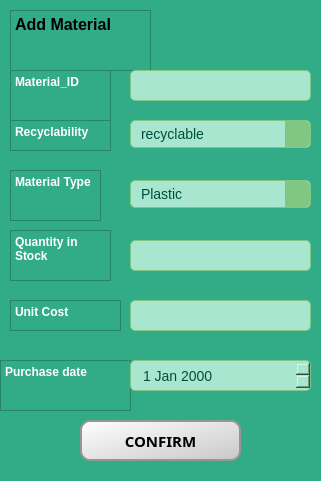
       <widget class="QFrame" name="frame">
        <property name="geometry">
         <rect>
          <x>10</x>
          <y>220</y>
          <width>321</width>
          <height>481</height>
         </rect>
        </property>
        <property name="autoFillBackground">
         <bool>false</bool>
        </property>
        <property name="styleSheet">
         <string notr="true">background-color: rgb(255, 255, 255);
background-color: rgb(50, 171, 135);</string>
        </property>
        <property name="frameShape">
         <enum>QFrame::Shape::NoFrame</enum>
        </property>
        <widget class="QTextEdit" name="textEdit_9">
         <property name="geometry">
          <rect>
           <x>10</x>
           <y>10</y>
           <width>141</width>
           <height>61</height>
          </rect>
         </property>
         <property name="autoFillBackground">
          <bool>true</bool>
         </property>
         <property name="html">
          <string>&lt;!DOCTYPE HTML PUBLIC &quot;-//W3C//DTD HTML 4.0//EN&quot; &quot;http://www.w3.org/TR/REC-html40/strict.dtd&quot;&gt;
&lt;html&gt;&lt;head&gt;&lt;meta name=&quot;qrichtext&quot; content=&quot;1&quot; /&gt;&lt;meta charset=&quot;utf-8&quot; /&gt;&lt;style type=&quot;text/css&quot;&gt;
p, li { white-space: pre-wrap; }
hr { height: 1px; border-width: 0; }
li.unchecked::marker { content: &quot;\2610&quot;; }
li.checked::marker { content: &quot;\2612&quot;; }
&lt;/style&gt;&lt;/head&gt;&lt;body style=&quot; font-family:'Segoe UI'; font-size:9pt; font-weight:400; font-style:normal;&quot;&gt;
&lt;p style=&quot; margin-top:0px; margin-bottom:0px; margin-left:0px; margin-right:0px; -qt-block-indent:0; text-indent:0px;&quot;&gt;&lt;span style=&quot; font-size:12pt; font-weight:700; color:#000000;&quot;&gt;Add Material&lt;/span&gt;&lt;/p&gt;&lt;/body&gt;&lt;/html&gt;</string>
         </property>
        </widget>
        <widget class="QTextEdit" name="textEdit_10">
         <property name="geometry">
          <rect>
           <x>10</x>
           <y>230</y>
           <width>101</width>
           <height>51</height>
          </rect>
         </property>
         <property name="autoFillBackground">
          <bool>true</bool>
         </property>
         <property name="html">
          <string>&lt;!DOCTYPE HTML PUBLIC &quot;-//W3C//DTD HTML 4.0//EN&quot; &quot;http://www.w3.org/TR/REC-html40/strict.dtd&quot;&gt;
&lt;html&gt;&lt;head&gt;&lt;meta name=&quot;qrichtext&quot; content=&quot;1&quot; /&gt;&lt;meta charset=&quot;utf-8&quot; /&gt;&lt;style type=&quot;text/css&quot;&gt;
p, li { white-space: pre-wrap; }
hr { height: 1px; border-width: 0; }
li.unchecked::marker { content: &quot;\2610&quot;; }
li.checked::marker { content: &quot;\2612&quot;; }
&lt;/style&gt;&lt;/head&gt;&lt;body style=&quot; font-family:'Segoe UI'; font-size:9pt; font-weight:400; font-style:normal;&quot;&gt;
&lt;p style=&quot; margin-top:0px; margin-bottom:0px; margin-left:0px; margin-right:0px; -qt-block-indent:0; text-indent:0px;&quot;&gt;&lt;span style=&quot; font-weight:700; color:#ffffff;&quot;&gt;Quantity in Stock&lt;/span&gt;&lt;/p&gt;&lt;/body&gt;&lt;/html&gt;</string>
         </property>
        </widget>
        <widget class="QTextEdit" name="textEdit_11">
         <property name="geometry">
          <rect>
           <x>10</x>
           <y>120</y>
           <width>101</width>
           <height>31</height>
          </rect>
         </property>
         <property name="autoFillBackground">
          <bool>true</bool>
         </property>
         <property name="html">
          <string>&lt;!DOCTYPE HTML PUBLIC &quot;-//W3C//DTD HTML 4.0//EN&quot; &quot;http://www.w3.org/TR/REC-html40/strict.dtd&quot;&gt;
&lt;html&gt;&lt;head&gt;&lt;meta name=&quot;qrichtext&quot; content=&quot;1&quot; /&gt;&lt;meta charset=&quot;utf-8&quot; /&gt;&lt;style type=&quot;text/css&quot;&gt;
p, li { white-space: pre-wrap; }
hr { height: 1px; border-width: 0; }
li.unchecked::marker { content: &quot;\2610&quot;; }
li.checked::marker { content: &quot;\2612&quot;; }
&lt;/style&gt;&lt;/head&gt;&lt;body style=&quot; font-family:'Segoe UI'; font-size:9pt; font-weight:400; font-style:normal;&quot;&gt;
&lt;p style=&quot; margin-top:0px; margin-bottom:0px; margin-left:0px; margin-right:0px; -qt-block-indent:0; text-indent:0px;&quot;&gt;&lt;span style=&quot; font-weight:700; color:#ffffff;&quot;&gt;Recyclability&lt;/span&gt;&lt;/p&gt;&lt;/body&gt;&lt;/html&gt;</string>
         </property>
        </widget>
        <widget class="QTextEdit" name="textEdit_12">
         <property name="geometry">
          <rect>
           <x>10</x>
           <y>170</y>
           <width>91</width>
           <height>51</height>
          </rect>
         </property>
         <property name="autoFillBackground">
          <bool>true</bool>
         </property>
         <property name="html">
          <string>&lt;!DOCTYPE HTML PUBLIC &quot;-//W3C//DTD HTML 4.0//EN&quot; &quot;http://www.w3.org/TR/REC-html40/strict.dtd&quot;&gt;
&lt;html&gt;&lt;head&gt;&lt;meta name=&quot;qrichtext&quot; content=&quot;1&quot; /&gt;&lt;meta charset=&quot;utf-8&quot; /&gt;&lt;style type=&quot;text/css&quot;&gt;
p, li { white-space: pre-wrap; }
hr { height: 1px; border-width: 0; }
li.unchecked::marker { content: &quot;\2610&quot;; }
li.checked::marker { content: &quot;\2612&quot;; }
&lt;/style&gt;&lt;/head&gt;&lt;body style=&quot; font-family:'Segoe UI'; font-size:9pt; font-weight:400; font-style:normal;&quot;&gt;
&lt;p style=&quot; margin-top:0px; margin-bottom:0px; margin-left:0px; margin-right:0px; -qt-block-indent:0; text-indent:0px;&quot;&gt;&lt;span style=&quot; font-weight:700; color:#ffffff;&quot;&gt;Material Type&lt;/span&gt;&lt;/p&gt;&lt;/body&gt;&lt;/html&gt;</string>
         </property>
        </widget>
        <widget class="QTextEdit" name="textEdit_13">
         <property name="geometry">
          <rect>
           <x>10</x>
           <y>300</y>
           <width>111</width>
           <height>31</height>
          </rect>
         </property>
         <property name="autoFillBackground">
          <bool>true</bool>
         </property>
         <property name="html">
          <string>&lt;!DOCTYPE HTML PUBLIC &quot;-//W3C//DTD HTML 4.0//EN&quot; &quot;http://www.w3.org/TR/REC-html40/strict.dtd&quot;&gt;
&lt;html&gt;&lt;head&gt;&lt;meta name=&quot;qrichtext&quot; content=&quot;1&quot; /&gt;&lt;meta charset=&quot;utf-8&quot; /&gt;&lt;style type=&quot;text/css&quot;&gt;
p, li { white-space: pre-wrap; }
hr { height: 1px; border-width: 0; }
li.unchecked::marker { content: &quot;\2610&quot;; }
li.checked::marker { content: &quot;\2612&quot;; }
&lt;/style&gt;&lt;/head&gt;&lt;body style=&quot; font-family:'Segoe UI'; font-size:9pt; font-weight:400; font-style:normal;&quot;&gt;
&lt;p style=&quot; margin-top:0px; margin-bottom:0px; margin-left:0px; margin-right:0px; -qt-block-indent:0; text-indent:0px;&quot;&gt;&lt;span style=&quot; font-weight:700; color:#ffffff;&quot;&gt;Unit Cost&lt;/span&gt;&lt;/p&gt;&lt;/body&gt;&lt;/html&gt;</string>
         </property>
        </widget>
        <widget class="QTextEdit" name="textEdit_16">
         <property name="geometry">
          <rect>
           <x>0</x>
           <y>360</y>
           <width>131</width>
           <height>51</height>
          </rect>
         </property>
         <property name="autoFillBackground">
          <bool>true</bool>
         </property>
         <property name="html">
          <string>&lt;!DOCTYPE HTML PUBLIC &quot;-//W3C//DTD HTML 4.0//EN&quot; &quot;http://www.w3.org/TR/REC-html40/strict.dtd&quot;&gt;
&lt;html&gt;&lt;head&gt;&lt;meta name=&quot;qrichtext&quot; content=&quot;1&quot; /&gt;&lt;meta charset=&quot;utf-8&quot; /&gt;&lt;style type=&quot;text/css&quot;&gt;
p, li { white-space: pre-wrap; }
hr { height: 1px; border-width: 0; }
li.unchecked::marker { content: &quot;\2610&quot;; }
li.checked::marker { content: &quot;\2612&quot;; }
&lt;/style&gt;&lt;/head&gt;&lt;body style=&quot; font-family:'Segoe UI'; font-size:9pt; font-weight:400; font-style:normal;&quot;&gt;
&lt;p style=&quot; margin-top:0px; margin-bottom:0px; margin-left:0px; margin-right:0px; -qt-block-indent:0; text-indent:0px;&quot;&gt;&lt;span style=&quot; font-weight:700; color:#ffffff;&quot;&gt;Purchase date&lt;/span&gt;&lt;/p&gt;&lt;/body&gt;&lt;/html&gt;</string>
         </property>
        </widget>
        <widget class="QLineEdit" name="lineEdit_3">
         <property name="geometry">
          <rect>
           <x>130</x>
           <y>240</y>
           <width>181</width>
           <height>31</height>
          </rect>
         </property>
         <property name="autoFillBackground">
          <bool>false</bool>
         </property>
         <property name="styleSheet">
          <string notr="true">/* Style général pour le QLineEdit */
QLineEdit {
    background-color: #A8E6CF;             /* Vert menthe doux pour l'arrière-plan */
    color: #004D40;                        /* Texte en vert foncé */
    border: 1px solid #81C784;             /* Bordure vert doux */
    border-radius: 5px;                    /* Coins arrondis */
    padding: 5px 10px;                     /* Espacement interne pour le texte */
    font-size: 14px;                       /* Taille de la police */
}

/* Effet de survol */
QLineEdit:hover {
    background-color: #98DBC6;             /* Vert menthe légèrement plus foncé au survol */
    border: 1px solid #388E3C;             /* Bordure plus foncée au survol */
}

/* Style du texte de remplacement (placeholder) */
QLineEdit::placeholder {
    color: #66BB6A;                        /* Texte placeholder en vert clair */
    font-style: italic;                    /* Italique pour le texte placeholder */
}
</string>
         </property>
        </widget>
        <widget class="QLineEdit" name="lineEdit_5">
         <property name="geometry">
          <rect>
           <x>130</x>
           <y>300</y>
           <width>181</width>
           <height>31</height>
          </rect>
         </property>
         <property name="autoFillBackground">
          <bool>false</bool>
         </property>
         <property name="styleSheet">
          <string notr="true">/* Style général pour le QLineEdit */
QLineEdit {
    background-color: #A8E6CF;             /* Vert menthe doux pour l'arrière-plan */
    color: #004D40;                        /* Texte en vert foncé */
    border: 1px solid #81C784;             /* Bordure vert doux */
    border-radius: 5px;                    /* Coins arrondis */
    padding: 5px 10px;                     /* Espacement interne pour le texte */
    font-size: 14px;                       /* Taille de la police */
}

/* Effet de survol */
QLineEdit:hover {
    background-color: #98DBC6;             /* Vert menthe légèrement plus foncé au survol */
    border: 1px solid #388E3C;             /* Bordure plus foncée au survol */
}

/* Style du texte de remplacement (placeholder) */
QLineEdit::placeholder {
    color: #66BB6A;                        /* Texte placeholder en vert clair */
    font-style: italic;                    /* Italique pour le texte placeholder */
}
</string>
         </property>
        </widget>
        <widget class="QLineEdit" name="lineEdit_6">
         <property name="geometry">
          <rect>
           <x>130</x>
           <y>70</y>
           <width>181</width>
           <height>31</height>
          </rect>
         </property>
         <property name="autoFillBackground">
          <bool>false</bool>
         </property>
         <property name="styleSheet">
          <string notr="true">/* Style général pour le QLineEdit */
QLineEdit {
    background-color: #A8E6CF;             /* Vert menthe doux pour l'arrière-plan */
    color: #004D40;                        /* Texte en vert foncé */
    border: 1px solid #81C784;             /* Bordure vert doux */
    border-radius: 5px;                    /* Coins arrondis */
    padding: 5px 10px;                     /* Espacement interne pour le texte */
    font-size: 14px;                       /* Taille de la police */
}

/* Effet de survol */
QLineEdit:hover {
    background-color: #98DBC6;             /* Vert menthe légèrement plus foncé au survol */
    border: 1px solid #388E3C;             /* Bordure plus foncée au survol */
}

/* Style du texte de remplacement (placeholder) */
QLineEdit::placeholder {
    color: #66BB6A;                        /* Texte placeholder en vert clair */
    font-style: italic;                    /* Italique pour le texte placeholder */
}
</string>
         </property>
        </widget>
        <widget class="QComboBox" name="comboBox_3">
         <property name="geometry">
          <rect>
           <x>130</x>
           <y>180</y>
           <width>181</width>
           <height>28</height>
          </rect>
         </property>
         <property name="autoFillBackground">
          <bool>false</bool>
         </property>
         <property name="styleSheet">
          <string notr="true">/* General Style for QComboBox */
QComboBox {
    background-color: #A8E6CF;             /* Soft mint green for the main background */
    color: #004D40;                        /* Dark teal text color */
    border: 1px solid #81C784;             /* Soft green border */
    border-radius: 5px;                    /* Rounded corners */
    padding: 5px 10px;                     /* Inner padding for text */
    font-size: 14px;                       /* Font size */
}

/* Dropdown Arrow Style */
QComboBox::drop-down {
    border: none;                          /* Remove border around the dropdown arrow */
    background-color: #81C784;             /* Light green background for the arrow area */
    border-top-right-radius: 5px;          /* Rounded top right corner */
    border-bottom-right-radius: 5px;       /* Rounded bottom right corner */
    width: 25px;                           /* Width of the dropdown area */
}

/* Arrow Icon */
QComboBox::down-arrow {
    image: url(&quot;:/icons/down-arrow.png&quot;);  /* Replace with the path to your arrow icon */
    width: 12px;                           /* Icon width */
    height: 12px;                          /* Icon height */
}

/* Style for Dropdown Items */
QComboBox QAbstractItemView {
    background-color: qlineargradient(spread:pad, x1:0, y1:0, x2:1, y2:1, 
                                      stop:0 #E8F5E9, 
                                      stop:1 #A5D6A7);  /* Light gradient green for dropdown */
    border: 1px solid #66BB6A;             /* Medium green border */
    selection-background-color: #66BB6A;   /* Highlighted green for selected item */
    selection-color: white;                /* White text for selected item */
    color: #004D40;                        /* Dark teal text for items */
}

/* Hover Effect */
QComboBox:hover {
    background-color: #98DBC6;             /* Slightly darker mint green on hover */
    border: 1px solid #388E3C;             /* Darker border on hover */
}
</string>
         </property>
         <item>
          <property name="text">
           <string>Plastic</string>
          </property>
         </item>
         <item>
          <property name="text">
           <string>Glass
</string>
          </property>
         </item>
         <item>
          <property name="text">
           <string>Coated Paper</string>
          </property>
         </item>
         <item>
          <property name="text">
           <string>aluminium</string>
          </property>
         </item>
         <item>
          <property name="text">
           <string>Corrugated cardboard</string>
          </property>
         </item>
        </widget>
        <widget class="QComboBox" name="comboBox_4">
         <property name="geometry">
          <rect>
           <x>130</x>
           <y>120</y>
           <width>181</width>
           <height>28</height>
          </rect>
         </property>
         <property name="autoFillBackground">
          <bool>false</bool>
         </property>
         <property name="styleSheet">
          <string notr="true">/* General Style for QComboBox */
QComboBox {
    background-color: #A8E6CF;             /* Soft mint green for the main background */
    color: #004D40;                        /* Dark teal text color */
    border: 1px solid #81C784;             /* Soft green border */
    border-radius: 5px;                    /* Rounded corners */
    padding: 5px 10px;                     /* Inner padding for text */
    font-size: 14px;                       /* Font size */
}

/* Dropdown Arrow Style */
QComboBox::drop-down {
    border: none;                          /* Remove border around the dropdown arrow */
    background-color: #81C784;             /* Light green background for the arrow area */
    border-top-right-radius: 5px;          /* Rounded top right corner */
    border-bottom-right-radius: 5px;       /* Rounded bottom right corner */
    width: 25px;                           /* Width of the dropdown area */
}

/* Arrow Icon */
QComboBox::down-arrow {
    image: url(&quot;:/icons/down-arrow.png&quot;);  /* Replace with the path to your arrow icon */
    width: 12px;                           /* Icon width */
    height: 12px;                          /* Icon height */
}

/* Style for Dropdown Items */
QComboBox QAbstractItemView {
    background-color: qlineargradient(spread:pad, x1:0, y1:0, x2:1, y2:1, 
                                      stop:0 #E8F5E9, 
                                      stop:1 #A5D6A7);  /* Light gradient green for dropdown */
    border: 1px solid #66BB6A;             /* Medium green border */
    selection-background-color: #66BB6A;   /* Highlighted green for selected item */
    selection-color: white;                /* White text for selected item */
    color: #004D40;                        /* Dark teal text for items */
}

/* Hover Effect */
QComboBox:hover {
    background-color: #98DBC6;             /* Slightly darker mint green on hover */
    border: 1px solid #388E3C;             /* Darker border on hover */
}
</string>
         </property>
         <item>
          <property name="text">
           <string>recyclable </string>
          </property>
         </item>
         <item>
          <property name="text">
           <string>non-recyclable 
</string>
          </property>
         </item>
         <item>
          <property name="text">
           <string/>
          </property>
         </item>
         <item>
          <property name="text">
           <string/>
          </property>
         </item>
         <item>
          <property name="text">
           <string/>
          </property>
         </item>
        </widget>
        <widget class="QPushButton" name="add">
         <property name="enabled">
          <bool>true</bool>
         </property>
         <property name="geometry">
          <rect>
           <x>80</x>
           <y>420</y>
           <width>161</width>
           <height>41</height>
          </rect>
         </property>
         <property name="font">
          <font>
           <family>Segoe UI Variable Display Semib</family>
           <pointsize>-1</pointsize>
           <italic>false</italic>
           <bold>true</bold>
          </font>
         </property>
         <property name="autoFillBackground">
          <bool>false</bool>
         </property>
         <property name="styleSheet">
          <string notr="true">/* Default Style for the Button */
QPushButton {
    background-color: qlineargradient(spread:pad, x1:0, y1:0, x2:1, y2:1, stop:0 rgba(255, 255, 255, 255), stop:1 rgba(200, 200, 200, 255));
    color: Black;                        /* Black text */
    border-radius: 10px;                 /* Rounded corners */
    font-size: 15px;                     /* Font size */
    padding: 8px 16px;                   /* Comfortable padding */
    border: 2px solid rgba(150, 150, 150, 255); /* Light gray border */
}

/* Pressed Effect for the Button */
QPushButton:pressed {
    background-color: qlineargradient(spread:pad, x1:0, y1:0, x2:1, y2:1, stop:0 rgba(200, 200, 200, 255), stop:1 rgba(150, 150, 150, 255));
    border-color: rgba(100, 100, 100, 255);    /* Darker border when pressed */
    padding-top: 10px;                        /* Adjust padding to simulate press */
    padding-bottom: 4px;
}
</string>
         </property>
         <property name="text">
          <string>CONFIRM</string>
         </property>
         <property name="icon">
          <iconset>
           <normaloff>../../../Downloads/group.png</normaloff>../../../Downloads/group.png</iconset>
         </property>
        </widget>
        <widget class="QDateEdit" name="dateEdit">
         <property name="geometry">
          <rect>
           <x>130</x>
           <y>360</y>
           <width>181</width>
           <height>31</height>
          </rect>
         </property>
         <property name="styleSheet">
          <string notr="true">/* Style général pour le QDateEdit */
QDateEdit {
    background-color: #A8E6CF;             /* Vert menthe doux pour l'arrière-plan */
    color: #004D40;                        /* Texte en vert foncé */
    border: 1px solid #81C784;             /* Bordure vert doux */
    border-radius: 5px;                    /* Coins arrondis */
    padding: 5px 10px;                     /* Espacement interne pour le texte */
    font-size: 14px;                       /* Taille de la police */
}

/* Effet de survol pour QDateEdit */
QDateEdit:hover {
    background-color: #98DBC6;             /* Vert menthe légèrement plus foncé au survol */
    border: 1px solid #388E3C;             /* Bordure plus foncée au survol */
}

/* Style pour la flèche déroulante du QDateEdit */
QDateEdit::drop-down {
    border: none;                          /* Pas de bordure pour le menu déroulant */
    background-color: #81C784;             /* Fond vert moyen pour la flèche */
    border-top-right-radius: 5px;          /* Coins arrondis en haut à droite */
    border-bottom-right-radius: 5px;       /* Coins arrondis en bas à droite */
    width: 20px;                           /* Largeur de la zone de la flèche */
}

/* Icône de la flèche */
QDateEdit::down-arrow {
    image: url(&quot;:/icons/down-arrow.png&quot;);  /* Remplacez avec le chemin de votre icône */
    width: 10px;                           /* Largeur de l'icône */
    height: 10px;                          /* Hauteur de l'icône */
}
</string>
         </property>
        </widget>
        <widget class="QTextEdit" name="textEdit_18">
         <property name="geometry">
          <rect>
           <x>10</x>
           <y>70</y>
           <width>101</width>
           <height>51</height>
          </rect>
         </property>
         <property name="autoFillBackground">
          <bool>true</bool>
         </property>
         <property name="html">
          <string>&lt;!DOCTYPE HTML PUBLIC &quot;-//W3C//DTD HTML 4.0//EN&quot; &quot;http://www.w3.org/TR/REC-html40/strict.dtd&quot;&gt;
&lt;html&gt;&lt;head&gt;&lt;meta name=&quot;qrichtext&quot; content=&quot;1&quot; /&gt;&lt;meta charset=&quot;utf-8&quot; /&gt;&lt;style type=&quot;text/css&quot;&gt;
p, li { white-space: pre-wrap; }
hr { height: 1px; border-width: 0; }
li.unchecked::marker { content: &quot;\2610&quot;; }
li.checked::marker { content: &quot;\2612&quot;; }
&lt;/style&gt;&lt;/head&gt;&lt;body style=&quot; font-family:'Segoe UI'; font-size:9pt; font-weight:400; font-style:normal;&quot;&gt;
&lt;p style=&quot; margin-top:0px; margin-bottom:0px; margin-left:0px; margin-right:0px; -qt-block-indent:0; text-indent:0px;&quot;&gt;&lt;span style=&quot; font-weight:700; color:#ffffff;&quot;&gt;Material_ID&lt;/span&gt;&lt;/p&gt;&lt;/body&gt;&lt;/html&gt;</string>
         </property>
        </widget>
       </widget>
